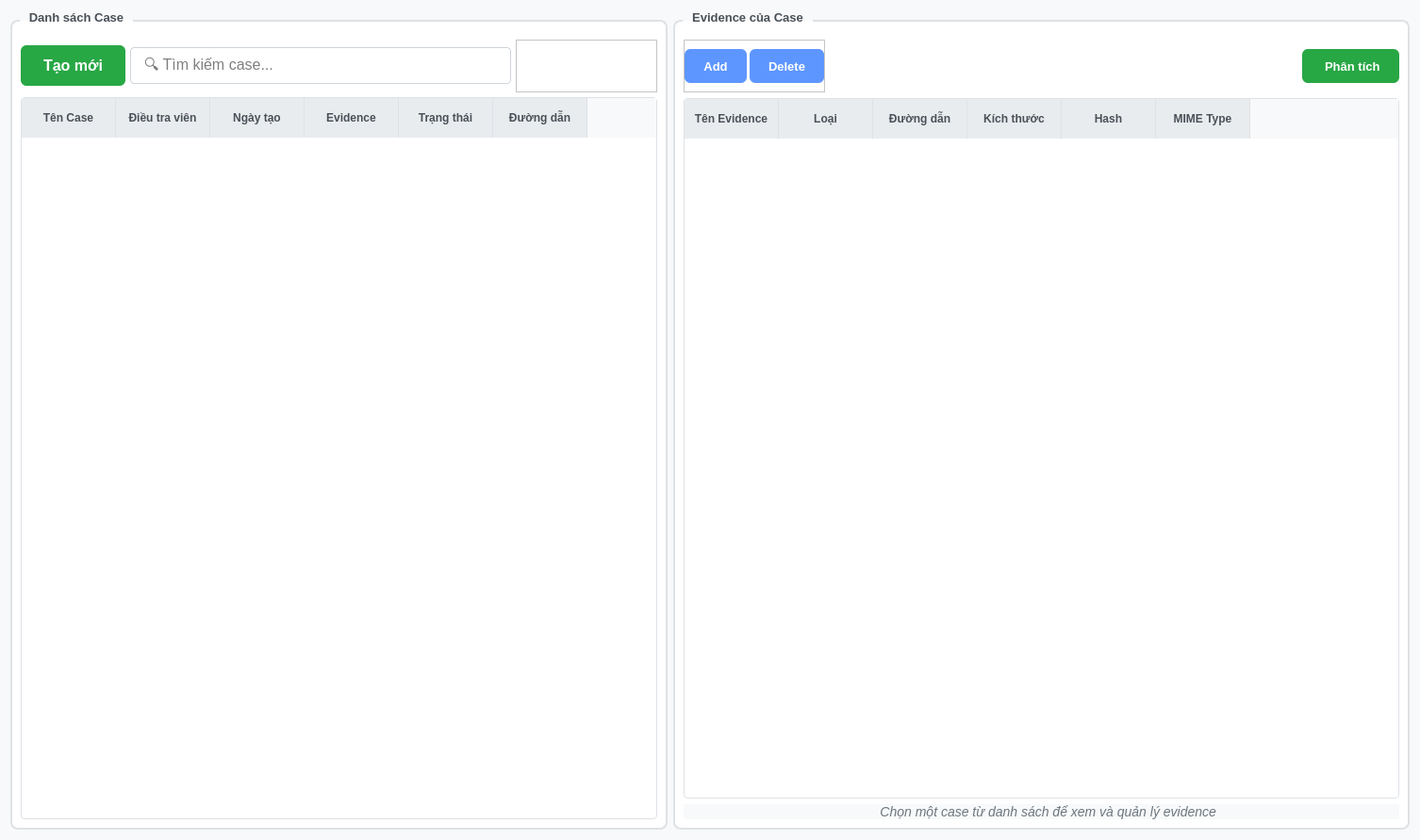
<?xml version="1.0" encoding="UTF-8"?>
<ui version="4.0">
 <class>Form</class>
 <widget class="QWidget" name="Form">
  <property name="geometry">
   <rect>
    <x>0</x>
    <y>0</y>
    <width>1506</width>
    <height>891</height>
   </rect>
  </property>
  <property name="font">
   <font>
    <pointsize>10</pointsize>
   </font>
  </property>
  <property name="windowTitle">
   <string>Quản lý Case</string>
  </property>
  <property name="styleSheet">
   <string notr="true">QWidget {
    background-color: #f8f9fa;
}

QGroupBox {
    font-weight: bold;
    border: 2px solid #dee2e6;
    border-radius: 8px;
    margin-top: 10px;
    padding-top: 10px;
    background-color: white;
}

QGroupBox::title {
    subcontrol-origin: margin;
    left: 10px;
    padding: 0 8px 0 8px;
    color: #495057;
}

QPushButton {
    background-color: #007bff;
    border: none;
    color: white;
    padding: 10px 20px;
    border-radius: 6px;
    font-weight: 500;
    min-height: 16px;
}

QPushButton:hover {
    background-color: #0056b3;
}

QPushButton:pressed {
    background-color: #004085;
}

QPushButton#newCaseBtn {
    background-color: #28a745;
    font-size: 14px;
    padding: 12px 24px;
}

QPushButton#newCaseBtn:hover {
    background-color: #1e7e34;
}

QPushButton#deleteBtn {
    background-color: #dc3545;
}

QPushButton#deleteBtn:hover {
    background-color: #c82333;
}

QPushButton#importBtn {
    background-color: #fd7e14;
}

QPushButton#importBtn:hover {
    background-color: #e8610c;
}

QPushButton#editCaseBtn {
    background-color: #ffc107;
}

QPushButton#editCaseBtn:hover {
    background-color: #e0a800;
}

QPushButton#deleteCaseBtn {
    background-color: #dc3545;
}

QPushButton#deleteCaseBtn:hover {
    background-color: #c82333;
}

QLineEdit {
    border: 1px solid #ced4da;
    border-radius: 4px;
    padding: 8px 12px;
    font-size: 14px;
    background-color: white;
}

QLineEdit:focus {
    border-color: #80bdff;
    outline: 0;
    box-shadow: 0 0 0 0.2rem rgba(0,123,255,.25);
}

QTableWidget {
    gridline-color: #dee2e6;
    background-color: white;
    border: 1px solid #dee2e6;
    border-radius: 4px;
    selection-background-color: #007bff;
}

QTableWidget::item {
    padding: 12px 8px;
    border-bottom: 1px solid #f8f9fa;
}

QTableWidget::item:selected {
    background-color: #007bff;
    color: white;
}

QTableWidget::item:hover {
    background-color:rgb(26, 123, 192);
    color:#ffffff;
}

QHeaderView::section {
    background-color: #e9ecef;
    padding: 12px 8px;
    border: none;
    border-right: 1px solid #dee2e6;
    font-weight: 600;
    color: #495057;
}

QComboBox {
    border: 1px solid #ced4da;
    border-radius: 4px;
    padding: 8px 12px;
    background-color: white;
    min-width: 120px;
}

QLabel#titleLabel {
    color: #343a40;
    font-size: 20px;
    font-weight: bold;
}

QLabel#currentCaseLabel {
    color: #007bff;
    font-size: 16px;
    font-weight: bold;
}

QLabel#noSelectionLabel {
    color: #6c757d;
    font-size: 14px;
    font-style: italic;
}</string>
  </property>
  <layout class="QGridLayout" name="gridLayout_2">
   <item row="0" column="0">
    <widget class="QGroupBox" name="caseListGroup">
     <property name="font">
      <font>
       <pointsize>10</pointsize>
       <weight>75</weight>
       <italic>false</italic>
       <bold>true</bold>
      </font>
     </property>
     <property name="title">
      <string>Danh sách Case</string>
     </property>
     <layout class="QGridLayout" name="gridLayout_3">
      <property name="verticalSpacing">
       <number>7</number>
      </property>
      <item row="0" column="0">
       <layout class="QVBoxLayout" name="verticalLayout">
        <property name="spacing">
         <number>5</number>
        </property>
        <item>
         <layout class="QHBoxLayout" name="horizontalLayout">
          <property name="bottomMargin">
           <number>0</number>
          </property>
          <item>
           <widget class="QPushButton" name="newCaseBtn">
            <property name="maximumSize">
             <size>
              <width>150</width>
              <height>16777215</height>
             </size>
            </property>
            <property name="font">
             <font>
              <pointsize>-1</pointsize>
              <weight>62</weight>
              <bold>true</bold>
             </font>
            </property>
            <property name="styleSheet">
             <string notr="true">font-size: 16px;</string>
            </property>
            <property name="text">
             <string>Tạo mới</string>
            </property>
            <property name="icon">
             <iconset resource="../../static/resource.qrc">
              <normaloff>:/icons/icons/add_google_icon.png</normaloff>:/icons/icons/add_google_icon.png</iconset>
            </property>
           </widget>
          </item>
          <item>
           <widget class="QLineEdit" name="searchCaseEdit">
            <property name="maximumSize">
             <size>
              <width>680</width>
              <height>16777215</height>
             </size>
            </property>
            <property name="font">
             <font>
              <pointsize>-1</pointsize>
             </font>
            </property>
            <property name="styleSheet">
             <string notr="true">font-size: 16px;</string>
            </property>
            <property name="placeholderText">
             <string>🔍 Tìm kiếm case...</string>
            </property>
           </widget>
          </item>
          <item>
           <widget class="QFrame" name="frame">
            <property name="maximumSize">
             <size>
              <width>150</width>
              <height>16777215</height>
             </size>
            </property>
            <property name="styleSheet">
             <string notr="true">background-color: rgb(255, 255, 255);</string>
            </property>
            <property name="frameShape">
             <enum>QFrame::StyledPanel</enum>
            </property>
            <property name="frameShadow">
             <enum>QFrame::Raised</enum>
            </property>
            <layout class="QGridLayout" name="gridLayout">
             <item row="0" column="0">
              <widget class="QPushButton" name="refreshBtn">
               <property name="sizePolicy">
                <sizepolicy hsizetype="Preferred" vsizetype="Preferred">
                 <horstretch>0</horstretch>
                 <verstretch>0</verstretch>
                </sizepolicy>
               </property>
               <property name="minimumSize">
                <size>
                 <width>15</width>
                 <height>36</height>
                </size>
               </property>
               <property name="font">
                <font>
                 <weight>62</weight>
                 <bold>true</bold>
                </font>
               </property>
               <property name="toolTip">
                <string>Refresh case</string>
               </property>
               <property name="styleSheet">
                <string notr="true">background-color: rgb(255, 255, 255);</string>
               </property>
               <property name="text">
                <string/>
               </property>
               <property name="icon">
                <iconset resource="../../static/resource.qrc">
                 <normaloff>:/icons/icons/icons8-refresh-32.png</normaloff>:/icons/icons/icons8-refresh-32.png</iconset>
               </property>
               <property name="iconSize">
                <size>
                 <width>20</width>
                 <height>20</height>
                </size>
               </property>
              </widget>
             </item>
             <item row="0" column="1">
              <widget class="QPushButton" name="editCaseBtn">
               <property name="minimumSize">
                <size>
                 <width>20</width>
                 <height>36</height>
                </size>
               </property>
               <property name="font">
                <font>
                 <weight>62</weight>
                 <bold>true</bold>
                </font>
               </property>
               <property name="toolTip">
                <string>Edit case</string>
               </property>
               <property name="styleSheet">
                <string notr="true">background-color: #ffffff;</string>
               </property>
               <property name="text">
                <string/>
               </property>
               <property name="icon">
                <iconset resource="../../static/resource.qrc">
                 <normaloff>:/icons/icons/icons8-edit-50.png</normaloff>:/icons/icons/icons8-edit-50.png</iconset>
               </property>
               <property name="iconSize">
                <size>
                 <width>20</width>
                 <height>20</height>
                </size>
               </property>
              </widget>
             </item>
             <item row="0" column="2">
              <widget class="QPushButton" name="deleteCaseBtn">
               <property name="minimumSize">
                <size>
                 <width>25</width>
                 <height>36</height>
                </size>
               </property>
               <property name="font">
                <font>
                 <weight>62</weight>
                 <bold>true</bold>
                </font>
               </property>
               <property name="toolTip">
                <string>Delete case</string>
               </property>
               <property name="styleSheet">
                <string notr="true">background-color: #ffffff;</string>
               </property>
               <property name="text">
                <string/>
               </property>
               <property name="icon">
                <iconset resource="../../static/resource.qrc">
                 <normaloff>:/icons/icons/icons8-delete-48.png</normaloff>:/icons/icons/icons8-delete-48.png</iconset>
               </property>
               <property name="iconSize">
                <size>
                 <width>20</width>
                 <height>20</height>
                </size>
               </property>
              </widget>
             </item>
            </layout>
           </widget>
          </item>
         </layout>
        </item>
        <item>
         <widget class="QTableWidget" name="casesTable">
          <property name="font">
           <font>
            <pointsize>10</pointsize>
            <italic>false</italic>
           </font>
          </property>
          <property name="styleSheet">
           <string notr="true"/>
          </property>
          <property name="alternatingRowColors">
           <bool>true</bool>
          </property>
          <property name="selectionBehavior">
           <enum>QAbstractItemView::SelectRows</enum>
          </property>
          <property name="sortingEnabled">
           <bool>true</bool>
          </property>
          <column>
           <property name="text">
            <string>Tên Case</string>
           </property>
          </column>
          <column>
           <property name="text">
            <string>Điều tra viên</string>
           </property>
          </column>
          <column>
           <property name="text">
            <string>Ngày tạo</string>
           </property>
          </column>
          <column>
           <property name="text">
            <string>Evidence</string>
           </property>
          </column>
          <column>
           <property name="text">
            <string>Trạng thái</string>
           </property>
          </column>
          <column>
           <property name="text">
            <string>Đường dẫn</string>
           </property>
          </column>
         </widget>
        </item>
       </layout>
      </item>
     </layout>
    </widget>
   </item>
   <item row="0" column="1">
    <widget class="QGroupBox" name="evidenceGroup">
     <property name="font">
      <font>
       <pointsize>10</pointsize>
       <weight>75</weight>
       <italic>false</italic>
       <bold>true</bold>
      </font>
     </property>
     <property name="title">
      <string>Evidence của Case</string>
     </property>
     <layout class="QGridLayout" name="gridLayout_5">
      <item row="0" column="0">
       <layout class="QVBoxLayout" name="verticalLayout_2">
        <item>
         <layout class="QHBoxLayout" name="horizontalLayout_3">
          <item>
           <widget class="QFrame" name="frame_2">
            <property name="maximumSize">
             <size>
              <width>300</width>
              <height>16777215</height>
             </size>
            </property>
            <property name="styleSheet">
             <string notr="true">background-color: rgb(255, 255, 255);</string>
            </property>
            <property name="frameShape">
             <enum>QFrame::StyledPanel</enum>
            </property>
            <property name="frameShadow">
             <enum>QFrame::Raised</enum>
            </property>
            <layout class="QGridLayout" name="gridLayout_4">
             <property name="leftMargin">
              <number>0</number>
             </property>
             <property name="rightMargin">
              <number>0</number>
             </property>
             <item row="0" column="0">
              <layout class="QHBoxLayout" name="horizontalLayout_2">
               <property name="spacing">
                <number>3</number>
               </property>
               <item>
                <widget class="QPushButton" name="importBtn">
                 <property name="sizePolicy">
                  <sizepolicy hsizetype="Preferred" vsizetype="Preferred">
                   <horstretch>0</horstretch>
                   <verstretch>0</verstretch>
                  </sizepolicy>
                 </property>
                 <property name="minimumSize">
                  <size>
                   <width>40</width>
                   <height>36</height>
                  </size>
                 </property>
                 <property name="font">
                  <font>
                   <pointsize>10</pointsize>
                   <weight>62</weight>
                   <bold>true</bold>
                  </font>
                 </property>
                 <property name="toolTip">
                  <string>Add evidence </string>
                 </property>
                 <property name="styleSheet">
                  <string notr="true">background-color: rgb(94, 150, 255);
color: rgb(255, 255, 255);</string>
                 </property>
                 <property name="text">
                  <string>Add</string>
                 </property>
                 <property name="icon">
                  <iconset resource="../../static/resource.qrc">
                   <normaloff>:/icons/icons/add_google_icon.png</normaloff>:/icons/icons/add_google_icon.png</iconset>
                 </property>
                </widget>
               </item>
               <item>
                <widget class="QPushButton" name="removeEvidenceBtn">
                 <property name="minimumSize">
                  <size>
                   <width>40</width>
                   <height>36</height>
                  </size>
                 </property>
                 <property name="font">
                  <font>
                   <pointsize>10</pointsize>
                   <weight>62</weight>
                   <bold>true</bold>
                  </font>
                 </property>
                 <property name="toolTip">
                  <string>Delete evidence</string>
                 </property>
                 <property name="styleSheet">
                  <string notr="true">background-color: rgb(94, 150, 255);
color: rgb(255, 255, 255);</string>
                 </property>
                 <property name="text">
                  <string>Delete</string>
                 </property>
                 <property name="icon">
                  <iconset resource="../../static/resource.qrc">
                   <normaloff>:/icons/icons/delete.png</normaloff>:/icons/icons/delete.png</iconset>
                 </property>
                </widget>
               </item>
              </layout>
             </item>
            </layout>
           </widget>
          </item>
          <item>
           <spacer name="evidenceActionSpacer">
            <property name="font">
             <font>
              <pointsize>9</pointsize>
              <italic>false</italic>
             </font>
            </property>
            <property name="orientation">
             <enum>Qt::Horizontal</enum>
            </property>
            <property name="sizeType">
             <enum>QSizePolicy::Fixed</enum>
            </property>
            <property name="sizeHint" stdset="0">
             <size>
              <width>500</width>
              <height>20</height>
             </size>
            </property>
           </spacer>
          </item>
          <item>
           <widget class="QPushButton" name="startAnalysisBtn">
            <property name="maximumSize">
             <size>
              <width>150</width>
              <height>16777215</height>
             </size>
            </property>
            <property name="font">
             <font>
              <pointsize>10</pointsize>
              <weight>62</weight>
              <bold>true</bold>
             </font>
            </property>
            <property name="styleSheet">
             <string notr="true">background-color: #28a745;</string>
            </property>
            <property name="text">
             <string> Phân tích</string>
            </property>
            <property name="icon">
             <iconset resource="../../static/resource.qrc">
              <normaloff>:/icons/icons/icons8-combo-chart-50.png</normaloff>:/icons/icons/icons8-combo-chart-50.png</iconset>
            </property>
           </widget>
          </item>
         </layout>
        </item>
        <item>
         <widget class="QTableWidget" name="evidenceTable">
          <property name="font">
           <font>
            <pointsize>10</pointsize>
            <italic>false</italic>
           </font>
          </property>
          <property name="alternatingRowColors">
           <bool>true</bool>
          </property>
          <property name="selectionBehavior">
           <enum>QAbstractItemView::SelectRows</enum>
          </property>
          <column>
           <property name="text">
            <string>Tên Evidence</string>
           </property>
          </column>
          <column>
           <property name="text">
            <string>Loại</string>
           </property>
          </column>
          <column>
           <property name="text">
            <string>Đường dẫn</string>
           </property>
          </column>
          <column>
           <property name="text">
            <string>Kích thước</string>
           </property>
          </column>
          <column>
           <property name="text">
            <string>Hash</string>
           </property>
          </column>
          <column>
           <property name="text">
            <string>MIME Type</string>
           </property>
          </column>
         </widget>
        </item>
       </layout>
      </item>
      <item row="1" column="0">
       <widget class="QLabel" name="noSelectionLabel">
        <property name="font">
         <font>
          <pointsize>-1</pointsize>
          <italic>true</italic>
         </font>
        </property>
        <property name="text">
         <string>💡 Chọn một case từ danh sách để xem và quản lý evidence</string>
        </property>
        <property name="alignment">
         <set>Qt::AlignCenter</set>
        </property>
        <property name="wordWrap">
         <bool>true</bool>
        </property>
       </widget>
      </item>
     </layout>
    </widget>
   </item>
  </layout>
 </widget>
 <resources>
  <include location="../../static/resource.qrc"/>
 </resources>
 <connections/>
</ui>
